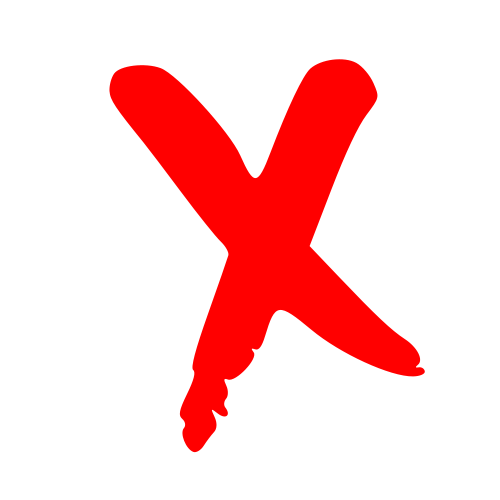
#> input picture X.png, 500 x 500 px
$ python ip_grafica.py
#> lines starting #> are read from the running program, lines starting #| are printed output that depends on the picture
import matplotlib
import matplotlib.pyplot as plt
import matplotlib._color_data as mcd
import matplotlib.patches as patches
from matplotlib.offsetbox import AnnotationBbox, OffsetImage

# ------------------------------TSEITIN-----------------------------------
def enFNC(A):
    assert(len(A)==4 or len(A)==7), u"Fórmula incorrecta!"
    B = ''
    p = A[0]
    # print('p', p)
    if "-" in A:
        q = A[-1]
        # print('q', q)
        B = "-"+p+"O-"+q+"Y"+p+"O"+q
    elif "Y" in A:
        q = A[3]
        # print('q', q)
        r = A[5]
        # print('r', r)
        B = q+"O-"+p+"Y"+r+"O-"+p+"Y-"+q+"O-"+r+"O"+p
    elif "O" in A:
        q = A[3]
        # print('q', q)
        r = A[5]
        # print('r', r)
        B = q+"O"+p+"Y-"+r+"O"+p+"Y"+q+"O"+r+"O-"+p
    elif ">" in A:
        q = A[3]
        # print('q', q)
        r = A[5]
        # print('r', r)
        B = q+"O"+p+"Y-"+r+"O"+p+"Y-"+q+"O"+r+"O-"+p
    else:
        print(u'Error enENC(): Fórmula incorrecta!')

    return B

def Tseitin(A, letrasProposicionalesA):
	letrasProposicionalesB = [chr(x) for x in range(256, 1200)]
	#assert(not bool(set(letrasProposicionalesA) & set(letrasProposicionalesB)))
	L = []
	Pila = [] # Inicializamos pila
	i = -1 # Inicializamos contador de variables nuevas
	s = A[0] # Inicializamos sımbolo de trabajo
	atomos = letrasProposicionalesA + letrasProposicionalesB
	while (len(A) > 0):
		#print('A', A, ' L', L, ' Pila', Pila, ' i', i, ' s', s)
		if s in atomos and len(Pila)>0 and Pila[-1] =='-':
			i += 1
			atomo = letrasProposicionalesB[i]
			Pila = Pila[:-1]
			Pila.append(atomo)
			L.append(atomo + '=' + '-' + s)
			A = A[1:]
			if len(A) > 0:
				s = A[0]

		elif s == ')':
			w = Pila[-1]
			O = Pila[-2]
			v = Pila[-3]
			Pila = Pila[:len(Pila)-4]
			i += 1
			atomo = letrasProposicionalesB[i]
			L.append(atomo +"="+"(" + v + O + w + ")")
			s = atomo

		else:
			Pila.append(s)

			A = A[1:]
			if len(A) > 0:
				s = A[0]
			#print('A', A)

	B = ""
	if i < 0:
		atomo = Pila[-1]
	else:
		atomo = letrasProposicionalesB[i]

	for x in L:
		y = enFNC(x)
		B += "Y" + y

	B = atomo + B
	return B

def Clausula(C):
    L=[]
    while len(C)>0:
        s=C[0]
        if s == "O":
            C=C[1:]
        elif s== "-":
            literal = s + C[1]
            L.append(literal)
            C = C[2:]
        else:
            L.append(s)
            C = C[1:]

    return L

# Algoritmo para obtencion de forma clausal
# Input: A (cadena) en notacion inorder en FNC
# Output: L (lista), lista de listas de literales
def formaClausal(A):
    l = []
    i = 0
    while len(A)> 0:
        if i >= len(A):
            l.append(Clausula(A))
            A = []
        else:
            if A[i] == 'Y':
                l.append(Clausula(A[:i]))
                A = A[i+1:]
                i = 0
            else:
                i+=1
    return l

# --------------------------------DPLL------------------------------------

def r1(S):
    for i in S:
        if len(i) == 1:
            return True
    return False
def r2(S,I):
    l = ""
    temp = ""
    I2 = I.keys()
    for i in S:
        for j in i:
            if len(j) != 1:
                temp = j[1]
            else:
                temp = j
            if temp not in I2:
                l = j
                print(l)
                for x in S:
                    if l in x:
                        print(x)
                        S.remove(x)

                if '-' not in l:
                    I[l] = 1
                    lc = '-' + l
                    for e in S:
                        if lc in e:
                            e.remove(lc)
                if '-' in l:
                    I[l[1]] = 0
                    lc = l[1]
                    for y in S:
                        if lc in y:
                            y.remove(lc)
                break

    return S,I


def unitPropagate(S,I):
    while(r1(S)==True):
        l = ""
        for x in S:
            if len(x) == 1:
                l = x[0]
                #print(l,x)
                S.remove(x)
                break

        if '-' in l:
            I[l[1]] = 0
            lc = l[1]
            for j in S:
                if l in j:
                    S.remove(j)
                if lc in j:
                    j.remove(lc)

        if '-' not in l:
            I[l] = 1
            lc = '-' + l
            for i in S:
                if l in i:
                    S.remove(i)
                if lc in i:
                    i.remove(lc)

        unitPropagate(S,I)


    return S,I


def DPLL(S,I):
    if r1(S):
        unitPropagate(S,I)


    if len(S)==1:
        x = S[0]
        for i in x:
            if i not in I.keys():
                l = i
                if '-' not in l:
                    I[l] = 1
                    S.remove(x)
                    break
                if '-' in l:
                    I[l[1]] = 0
                    S.remove(x)
                    break


    if [] in S:
        return "Insatisfacible", I
    if len(S) == 0:
        return "Satisfacible", I
    else:
        r2(S,I)
    return DPLL(S,I)

# ----------------------REPRESENTACIÓN GRÁFICA---------------------------

def dibujar_tablero(x, c, n):
    # Visualiza un tablero dada una formula f
    # Input:
    #   - f, una lista de literales
    #   - n, un numero de identificacion del archivo
    # Output:
    #   - archivo de imagen tablero_n.png
    # Inicializo el plano que contiene la figura
#> called with n = 121
    fig, axes = plt.subplots()
    axes.get_xaxis().set_visible(False)
    axes.get_yaxis().set_visible(False)

    # Dibujo el tablero
    step = 1./3
    tangulos = []
    # Creo los cuadrados en el tablero
    tangulos.append(patches.Rectangle(\
                                    (0, step), \
                                    step, \
                                    step,\
                                    facecolor='turquoise')\
                                    )
    tangulos.append(patches.Rectangle(*[(step, 0), step, step],\
            facecolor='turquoise'))
    tangulos.append(patches.Rectangle(*[(2 * step, step), step, step],\
            facecolor='turquoise'))
    tangulos.append(patches.Rectangle(*[(step, 2 * step), step, step],\
            facecolor='turquoise'))
    tangulos.append(patches.Rectangle(*[(2 * step, 2 * step), step, step],\
            facecolor='turquoise'))
    tangulos.append(patches.Rectangle(*[(0, 2 * step), step, step],\
            facecolor='turquoise'))
    tangulos.append(patches.Rectangle(*[(2 * step, 0), step, step],\
            facecolor='turquoise'))
    tangulos.append(patches.Rectangle(*[(step, step), step, step],\
            facecolor='turquoise'))
    tangulos.append(patches.Rectangle(*[(0, 0), step, step],\
            facecolor='turquoise'))

    # Creo las líneas del tablero
    for j in range(3):
        locacion = j * step
        # Crea linea horizontal en el rectangulo
        tangulos.append(patches.Rectangle(*[(0, step + locacion), 1, 0.015],\
                facecolor='teal'))
        # Crea linea vertical en el rectangulo
        tangulos.append(patches.Rectangle(*[(step + locacion, 0), 0.015, 1],\
                facecolor='teal'))

    for t in tangulos:
        axes.add_patch(t)

    # Cargando imagen
    arr_img = plt.imread("X.png", format='png')
#> arr_img is the input picture: shape (500, 500, 4) float32; mean R, G, B, A 0.185, 0, 0, 0.181
    imagebox = OffsetImage(arr_img, zoom=0.1)
    imagebox.image.axes = axes

    arr_img2 = plt.imread("C.png", format='png')
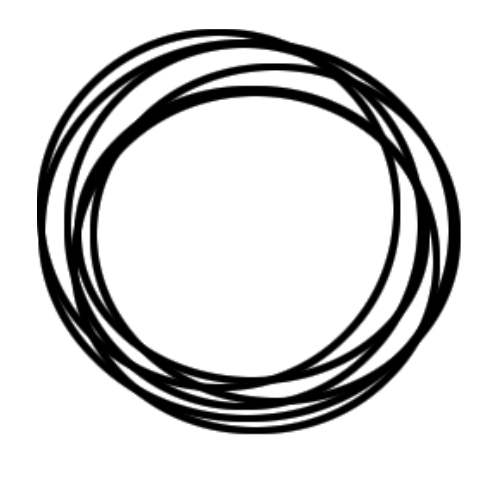
#> input picture C.png, 500 x 500 px
#> arr_img2 is the input picture: shape (500, 500, 4) float32; mean R, G, B, A 0, 0, 0, 0.168
    imagebox2 = OffsetImage(arr_img2, zoom=0.1)
    imagebox2.image.axes = axes

    # Creando las direcciones en la imagen de acuerdo a literal
    direcciones = {}
    direcciones[1] = [0.165, 0.835]
    direcciones[2] = [0.5, 0.835]
    direcciones[3] = [0.835, 0.835]
    direcciones[4] = [0.165, 0.5]
    direcciones[5] = [0.5, 0.5]
    direcciones[6] = [0.835, 0.5]
    direcciones[7] = [0.165, 0.165]
    direcciones[8] = [0.5, 0.165]
    direcciones[9] = [0.835, 0.165]

    for l in x:
        if x[l] != 0:
            ab = AnnotationBbox(imagebox, direcciones[int(l)], frameon = False)
            axes.add_artist(ab)

    for k in c:
        if c[k] != 0:
            if c[k] == x[k]:
                print("imposible ubicar O en la casilla "+ str(k) +" pues ya esta ocupada.")
            else:
                ab2 = AnnotationBbox(imagebox2, direcciones[int(k)], frameon = False)
                axes.add_artist(ab2)

    #plt.show()
    fig.savefig("tablero_" + str(n) + ".png")
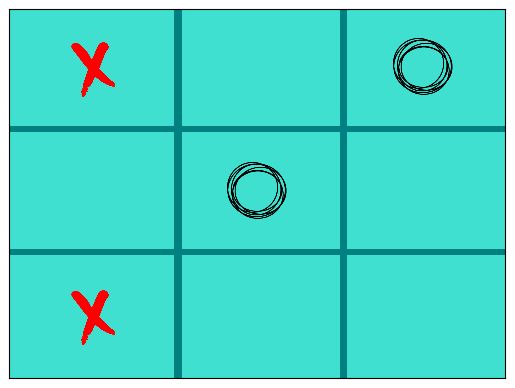
#> figure drawn by matplotlib, 1 panel

def tablero_Os(regla, tab):
    for c in regla:
        if c == 'j':
            tab[1] = 1
        elif c == 'k':
            tab[2] = 1
        elif c == 'l':
            tab[3] = 1
        elif c == 'm':
            tab[4] = 1
        elif c == 'n':
            tab[5] = 1
        elif c == 'o':
            tab[6] = 1
        elif c == 'p':
            tab[7] = 1
        elif c == 'q':
            tab[8] = 1
        elif c == 'r':
            tab[9] = 1
    return tab


# ------------------------------EJECUCION-----------------------------------

letrasProposicionalesA = ['a', 'b', 'c', 'd', 'e', 'f', 'g', 'h', 'i', 'k', 'l', 'm', 'n', 'o', 'p', 'q', 'r']
conectivos = ['O', 'Y', '>']

# ------------------------------REGLAS-----------------------------------

Regla_disponibilidad = '((((((((((((((((((j>-a)Y(k>-b))Y(l>-c))Y(m>-d))Y(n>-e))Y(o>-f))Y(p>-g))Y(q>-h))Y(r>-i))Y(a>-j))Y(b>-k))Y(c>-l))Y(d>-m))Y(e>-n))Y(f>-o))Y(g>-p))Y(h>-q))Y(i>-r))'
Regla_triqui_horizon = '((((aYb)Y((cY-d)Y((-eY-f)Y((-gY-h)Y-i)))))O((((-aY(-bY-c))Y(dYe))Y(fY-g))Y(-hY-i))O(-aY-bY-cY-dY-eY-fYgYhYi))'
Regla_triqui_vertical = '((((((aY(-bY-c))Y(dY-e))Y(-fYg))Y(-hY-i)))O(((((-aY(bY-c))Y(-dYe))Y(-fY-g))Y(hY-i)))O(((((-aY(-bYc))Y(-dY-e))Y(fY-g))Y(-hYi))))'
Regla_triqui_diagonal = '((((((aY(-bY-c))Y(-dYe))Y(-fY-g))Y(-hYi)))O(((((-aY(-bYc))Y(-dYe))Y(-fYg))Y(-hY-i))))'
Regla_cond_inicial = '(nYl)'

Regla_total = '((' + Regla_disponibilidad + ')Y(' + Regla_triqui_vertical + '))'


x={1:1, 2:0, 3:0, 4:0, 5:0, 6:0, 7:1, 8:0, 9:0}
c={1:0, 2:0, 3:0, 4:0, 5:0, 6:0, 7:0, 8:0, 9:0}

tablero_Os(Regla_cond_inicial, c)
dibujar_tablero(x, c,121)

# [15 lines of commented-out code are left out]
formula = Tseitin(Regla_triqui_diagonal, letrasProposicionalesA)
print(formula)
print('\n')

formula2 = formaClausal(formula)
print(formula2)
print('\n')

y = {}
formula3 = DPLL(formula2, y)
print(formula3)
print('\n')


# formula_Final = Tseitin(Regla_total, letrasProposicionalesA)
# print(formula_Final)
